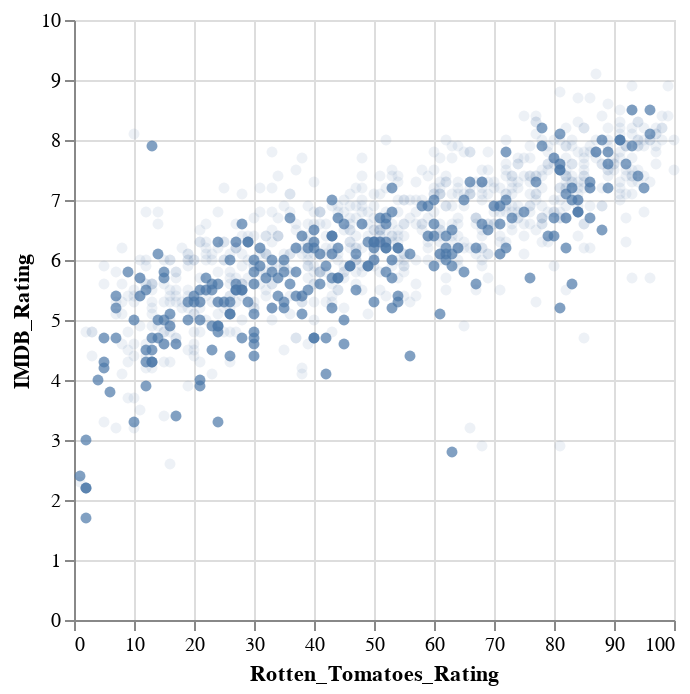

The cell this chart's notebook holds for it:
### Markdown cell above
Let's give our dropdown a better name
and set the default value for the selection.

### Code cell
# The drop down requires an array of options, here we sort the genres alphabeitcally
genres = sorted(movies['Major_Genre'].unique())
dropdown = alt.binding_select(name='Genre ', options=genres)

select_genre = alt.selection_point(
    fields=['Major_Genre'],
    bind=dropdown,
    value=[{'Major_Genre': 'Comedy'}])

alt.Chart(movies).mark_circle().encode(
    x='Rotten_Tomatoes_Rating',
    y='IMDB_Rating',
    tooltip='Title',
    opacity=alt.condition(select_genre, alt.value(0.7), alt.value(0.1))
).add_params(
    select_genre
)

### Figure 1 — Vega specification as saved in the notebook (floating-point values rounded to 4 significant figures; data arrays with more than 128 entries replaced by an {"elided": "..."} marker saying what was removed)
{"$schema": "https://vega.github.io/schema/vega/v5.json", "data": [{"name": "param_3_store", "values": [{"unit": "", "fields": [{"type": "E", "field": "Major_Genre"}], "values": ["Comedy"]}]}, {"name": "source_0", "values": {"elided": "978 records"}}, {"name": "source_0_x_domain_Rotten_Tomatoes_Rating", "values": [{"min": 1.0, "max": 100.0}]}, {"name": "source_0_y_domain_IMDB_Rating", "values": [{"min": 1.7, "max": 9.1}]}], "signals": [{"name": "unit", "value": {}, "on": [{"events": "pointermove", "update": "isTuple(group()) ? group() : unit"}]}, {"name": "param_3_Major_Genre", "init": "\"Comedy\"", "bind": {"input": "select", "options": ["Action", "Adventure", "Black Comedy", "Comedy", "Concert/Performance", "Documentary", "Drama", "Horror", "Musical", "Romantic Comedy", "Thriller/Suspense", "Western"], "name": "Genre "}}, {"name": "param_3", "update": "vlSelectionResolve(\"param_3_store\", \"union\", true, true)"}, {"name": "param_3_tuple", "update": "param_3_Major_Genre !== null ? {fields: param_3_tuple_fields, values: [param_3_Major_Genre]} : null"}, {"name": "param_3_tuple_fields", "value": [{"type": "E", "field": "Major_Genre"}]}, {"name": "param_3_modify", "on": [{"events": {"signal": "param_3_tuple"}, "update": "modify(\"param_3_store\", param_3_tuple, true)"}]}], "marks": [{"type": "symbol", "name": "marks", "from": {"data": "source_0"}, "encode": {"update": {"shape": {"value": "circle"}, "opacity": [{"value": 0.7, "test": "!length(data(\"param_3_store\")) || vlSelectionTest(\"param_3_store\", datum)"}, {"value": 0.1}], "fill": {"value": "#4c78a8"}, "y": {"field": "IMDB_Rating", "scale": "y"}, "x": {"field": "Rotten_Tomatoes_Rating", "scale": "x"}, "tooltip": {"signal": "isValid(datum[\"Title\"]) ? datum[\"Title\"] : \"\"+datum[\"Title\"]"}}}, "interactive": true, "style": ["circle"]}], "scales": [{"name": "x", "type": "linear", "domain": [{"signal": "(data(\"source_0_x_domain_Rotten_Tomatoes_Rating\")[0] || {}).min"}, {"signal": "(data(\"source_0_x_domain_Rotten_Tomatoes_Rating\")[0] || {}).max"}], "range": [0, {"signal": "width"}], "nice": true, "zero": true}, {"name": "y", "type": "linear", "domain": [{"signal": "(data(\"source_0_y_domain_IMDB_Rating\")[0] || {}).min"}, {"signal": "(data(\"source_0_y_domain_IMDB_Rating\")[0] || {}).max"}], "range": [{"signal": "height"}, 0], "zero": true, "nice": true}], "axes": [{"scale": "x", "grid": true, "tickCount": {"signal": "ceil(width/40)"}, "aria": false, "maxExtent": 0, "zindex": 0, "gridScale": "y", "labels": false, "minExtent": 0, "ticks": false, "orient": "bottom", "domain": false}, {"scale": "y", "aria": false, "ticks": false, "grid": true, "zindex": 0, "labels": false, "maxExtent": 0, "gridScale": "x", "orient": "left", "tickCount": {"signal": "ceil(height/40)"}, "domain": false, "minExtent": 0}, {"scale": "x", "zindex": 0, "title": "Rotten_Tomatoes_Rating", "orient": "bottom", "grid": false, "labelOverlap": true, "tickCount": {"signal": "ceil(width/40)"}, "labelFlush": true}, {"scale": "y", "zindex": 0, "grid": false, "orient": "left", "title": "IMDB_Rating", "labelOverlap": true, "tickCount": {"signal": "ceil(height/40)"}}], "style": "cell", "padding": 5, "width": 300, "height": 300, "background": "white"}
